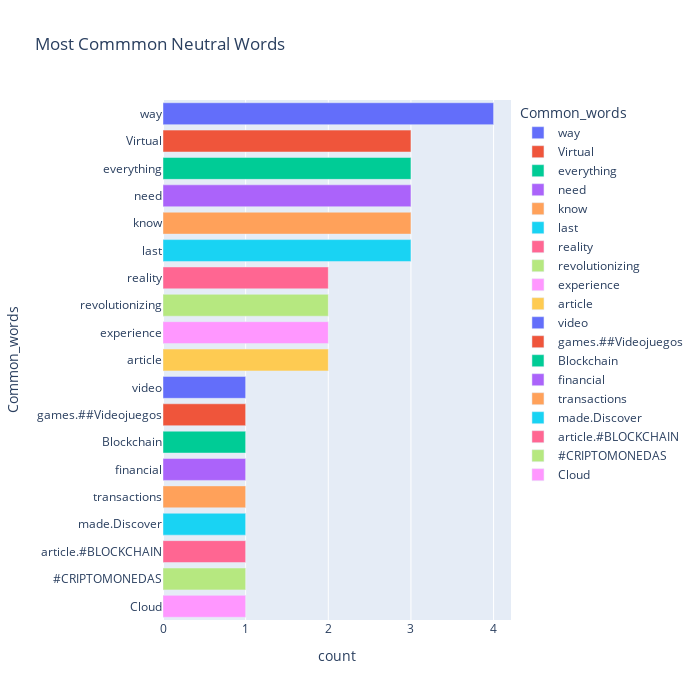

Write notebook code for a chart like this one.
### Code cell
fig = px.bar(temp_neutral, x="count", y="Common_words", title='Most Commmon Neutral Words', orientation='h', 
             width=700, height=700,color='Common_words')
fig.show()

### Figure 1 — Plotly figure (JSON) as saved in the notebook; plotly's stock layout.template omitted (floating-point values rounded to 4 significant figures)
{"data": [{"alignmentgroup": "True", "hovertemplate": "Common_words=%{y}<br>count=%{x}<extra></extra>", "legendgroup": "way", "marker": {"color": "#636efa", "pattern": {"shape": ""}}, "name": "way", "offsetgroup": "way", "orientation": "h", "showlegend": true, "textposition": "auto", "type": "bar", "x": [4], "xaxis": "x", "y": ["way"], "yaxis": "y"}, {"alignmentgroup": "True", "hovertemplate": "Common_words=%{y}<br>count=%{x}<extra></extra>", "legendgroup": "Virtual", "marker": {"color": "#EF553B", "pattern": {"shape": ""}}, "name": "Virtual", "offsetgroup": "Virtual", "orientation": "h", "showlegend": true, "textposition": "auto", "type": "bar", "x": [3], "xaxis": "x", "y": ["Virtual"], "yaxis": "y"}, {"alignmentgroup": "True", "hovertemplate": "Common_words=%{y}<br>count=%{x}<extra></extra>", "legendgroup": "everything", "marker": {"color": "#00cc96", "pattern": {"shape": ""}}, "name": "everything", "offsetgroup": "everything", "orientation": "h", "showlegend": true, "textposition": "auto", "type": "bar", "x": [3], "xaxis": "x", "y": ["everything"], "yaxis": "y"}, {"alignmentgroup": "True", "hovertemplate": "Common_words=%{y}<br>count=%{x}<extra></extra>", "legendgroup": "need", "marker": {"color": "#ab63fa", "pattern": {"shape": ""}}, "name": "need", "offsetgroup": "need", "orientation": "h", "showlegend": true, "textposition": "auto", "type": "bar", "x": [3], "xaxis": "x", "y": ["need"], "yaxis": "y"}, {"alignmentgroup": "True", "hovertemplate": "Common_words=%{y}<br>count=%{x}<extra></extra>", "legendgroup": "know", "marker": {"color": "#FFA15A", "pattern": {"shape": ""}}, "name": "know", "offsetgroup": "know", "orientation": "h", "showlegend": true, "textposition": "auto", "type": "bar", "x": [3], "xaxis": "x", "y": ["know"], "yaxis": "y"}, {"alignmentgroup": "True", "hovertemplate": "Common_words=%{y}<br>count=%{x}<extra></extra>", "legendgroup": "last", "marker": {"color": "#19d3f3", "pattern": {"shape": ""}}, "name": "last", "offsetgroup": "last", "orientation": "h", "showlegend": true, "textposition": "auto", "type": "bar", "x": [3], "xaxis": "x", "y": ["last"], "yaxis": "y"}, {"alignmentgroup": "True", "hovertemplate": "Common_words=%{y}<br>count=%{x}<extra></extra>", "legendgroup": "reality", "marker": {"color": "#FF6692", "pattern": {"shape": ""}}, "name": "reality", "offsetgroup": "reality", "orientation": "h", "showlegend": true, "textposition": "auto", "type": "bar", "x": [2], "xaxis": "x", "y": ["reality"], "yaxis": "y"}, {"alignmentgroup": "True", "hovertemplate": "Common_words=%{y}<br>count=%{x}<extra></extra>", "legendgroup": "revolutionizing", "marker": {"color": "#B6E880", "pattern": {"shape": ""}}, "name": "revolutionizing", "offsetgroup": "revolutionizing", "orientation": "h", "showlegend": true, "textposition": "auto", "type": "bar", "x": [2], "xaxis": "x", "y": ["revolutionizing"], "yaxis": "y"}, {"alignmentgroup": "True", "hovertemplate": "Common_words=%{y}<br>count=%{x}<extra></extra>", "legendgroup": "experience", "marker": {"color": "#FF97FF", "pattern": {"shape": ""}}, "name": "experience", "offsetgroup": "experience", "orientation": "h", "showlegend": true, "textposition": "auto", "type": "bar", "x": [2], "xaxis": "x", "y": ["experience"], "yaxis": "y"}, {"alignmentgroup": "True", "hovertemplate": "Common_words=%{y}<br>count=%{x}<extra></extra>", "legendgroup": "article", "marker": {"color": "#FECB52", "pattern": {"shape": ""}}, "name": "article", "offsetgroup": "article", "orientation": "h", "showlegend": true, "textposition": "auto", "type": "bar", "x": [2], "xaxis": "x", "y": ["article"], "yaxis": "y"}, {"alignmentgroup": "True", "hovertemplate": "Common_words=%{y}<br>count=%{x}<extra></extra>", "legendgroup": "video", "marker": {"color": "#636efa", "pattern": {"shape": ""}}, "name": "video", "offsetgroup": "video", "orientation": "h", "showlegend": true, "textposition": "auto", "type": "bar", "x": [1], "xaxis": "x", "y": ["video"], "yaxis": "y"}, {"alignmentgroup": "True", "hovertemplate": "Common_words=%{y}<br>count=%{x}<extra></extra>", "legendgroup": "games.##Videojuegos", "marker": {"color": "#EF553B", "pattern": {"shape": ""}}, "name": "games.##Videojuegos", "offsetgroup": "games.##Videojuegos", "orientation": "h", "showlegend": true, "textposition": "auto", "type": "bar", "x": [1], "xaxis": "x", "y": ["games.##Videojuegos"], "yaxis": "y"}, {"alignmentgroup": "True", "hovertemplate": "Common_words=%{y}<br>count=%{x}<extra></extra>", "legendgroup": "Blockchain", "marker": {"color": "#00cc96", "pattern": {"shape": ""}}, "name": "Blockchain", "offsetgroup": "Blockchain", "orientation": "h", "showlegend": true, "textposition": "auto", "type": "bar", "x": [1], "xaxis": "x", "y": ["Blockchain"], "yaxis": "y"}, {"alignmentgroup": "True", "hovertemplate": "Common_words=%{y}<br>count=%{x}<extra></extra>", "legendgroup": "financial", "marker": {"color": "#ab63fa", "pattern": {"shape": ""}}, "name": "financial", "offsetgroup": "financial", "orientation": "h", "showlegend": true, "textposition": "auto", "type": "bar", "x": [1], "xaxis": "x", "y": ["financial"], "yaxis": "y"}, {"alignmentgroup": "True", "hovertemplate": "Common_words=%{y}<br>count=%{x}<extra></extra>", "legendgroup": "transactions", "marker": {"color": "#FFA15A", "pattern": {"shape": ""}}, "name": "transactions", "offsetgroup": "transactions", "orientation": "h", "showlegend": true, "textposition": "auto", "type": "bar", "x": [1], "xaxis": "x", "y": ["transactions"], "yaxis": "y"}, {"alignmentgroup": "True", "hovertemplate": "Common_words=%{y}<br>count=%{x}<extra></extra>", "legendgroup": "made.Discover", "marker": {"color": "#19d3f3", "pattern": {"shape": ""}}, "name": "made.Discover", "offsetgroup": "made.Discover", "orientation": "h", "showlegend": true, "textposition": "auto", "type": "bar", "x": [1], "xaxis": "x", "y": ["made.Discover"], "yaxis": "y"}, {"alignmentgroup": "True", "hovertemplate": "Common_words=%{y}<br>count=%{x}<extra></extra>", "legendgroup": "article.#BLOCKCHAIN", "marker": {"color": "#FF6692", "pattern": {"shape": ""}}, "name": "article.#BLOCKCHAIN", "offsetgroup": "article.#BLOCKCHAIN", "orientation": "h", "showlegend": true, "textposition": "auto", "type": "bar", "x": [1], "xaxis": "x", "y": ["article.#BLOCKCHAIN"], "yaxis": "y"}, {"alignmentgroup": "True", "hovertemplate": "Common_words=%{y}<br>count=%{x}<extra></extra>", "legendgroup": "#CRIPTOMONEDAS", "marker": {"color": "#B6E880", "pattern": {"shape": ""}}, "name": "#CRIPTOMONEDAS", "offsetgroup": "#CRIPTOMONEDAS", "orientation": "h", "showlegend": true, "textposition": "auto", "type": "bar", "x": [1], "xaxis": "x", "y": ["#CRIPTOMONEDAS"], "yaxis": "y"}, {"alignmentgroup": "True", "hovertemplate": "Common_words=%{y}<br>count=%{x}<extra></extra>", "legendgroup": "Cloud", "marker": {"color": "#FF97FF", "pattern": {"shape": ""}}, "name": "Cloud", "offsetgroup": "Cloud", "orientation": "h", "showlegend": true, "textposition": "auto", "type": "bar", "x": [1], "xaxis": "x", "y": ["Cloud"], "yaxis": "y"}], "layout": {"barmode": "relative", "height": 700, "legend": {"title": {"text": "Common_words"}, "tracegroupgap": 0}, "title": {"text": "Most Commmon Neutral Words"}, "width": 700, "xaxis": {"anchor": "y", "domain": [0, 1], "title": {"text": "count"}}, "yaxis": {"anchor": "x", "categoryarray": ["Cloud", "#CRIPTOMONEDAS", "article.#BLOCKCHAIN", "made.Discover", "transactions", "financial", "Blockchain", "games.##Videojuegos", "video", "article", "experience", "revolutionizing", "reality", "last", "know", "need", "everything", "Virtual", "way"], "categoryorder": "array", "domain": [0, 1], "title": {"text": "Common_words"}}}}
